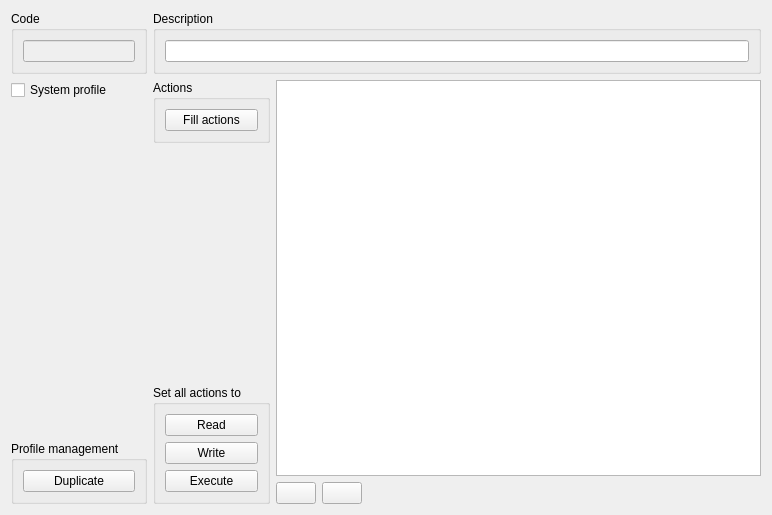
<?xml version="1.0" encoding="UTF-8"?>
<ui version="4.0">
 <class>ProfileWidget</class>
 <widget class="QWidget" name="ProfileWidget">
  <property name="geometry">
   <rect>
    <x>0</x>
    <y>0</y>
    <width>772</width>
    <height>515</height>
   </rect>
  </property>
  <property name="windowTitle">
   <string>Profile</string>
  </property>
  <layout class="QVBoxLayout" name="verticalLayout_8">
   <property name="leftMargin">
    <number>2</number>
   </property>
   <property name="topMargin">
    <number>2</number>
   </property>
   <property name="rightMargin">
    <number>2</number>
   </property>
   <property name="bottomMargin">
    <number>2</number>
   </property>
   <item>
    <layout class="QVBoxLayout" name="verticalLayout_7">
     <item>
      <widget class="QStackedWidget" name="stackedWidget">
       <property name="currentIndex">
        <number>0</number>
       </property>
       <widget class="QWidget" name="page1">
        <layout class="QVBoxLayout" name="verticalLayout_11">
         <item>
          <layout class="QHBoxLayout" name="horizontalLayout_5" stretch="0,1">
           <item>
            <layout class="QVBoxLayout" name="verticalLayout_6">
             <item>
              <widget class="QGroupBox" name="groupBox_3">
               <property name="title">
                <string>Code</string>
               </property>
               <layout class="QHBoxLayout" name="horizontalLayout_2">
                <item>
                 <widget class="QLineEdit" name="lineEditCode">
                  <property name="enabled">
                   <bool>false</bool>
                  </property>
                 </widget>
                </item>
               </layout>
              </widget>
             </item>
             <item>
              <widget class="QCheckBox" name="checkBoxSystem">
               <property name="enabled">
                <bool>true</bool>
               </property>
               <property name="text">
                <string>System profile</string>
               </property>
               <property name="checkable">
                <bool>true</bool>
               </property>
              </widget>
             </item>
             <item>
              <spacer name="verticalSpacer">
               <property name="orientation">
                <enum>Qt::Orientation::Vertical</enum>
               </property>
               <property name="sizeHint" stdset="0">
                <size>
                 <width>20</width>
                 <height>40</height>
                </size>
               </property>
              </spacer>
             </item>
             <item>
              <widget class="QGroupBox" name="groupBox_6">
               <property name="title">
                <string>Profile management</string>
               </property>
               <layout class="QVBoxLayout" name="verticalLayout_5">
                <item>
                 <widget class="QPushButton" name="pushButtonDuplicate">
                  <property name="text">
                   <string>Duplicate</string>
                  </property>
                 </widget>
                </item>
               </layout>
              </widget>
             </item>
            </layout>
           </item>
           <item>
            <layout class="QVBoxLayout" name="verticalLayout_10">
             <item>
              <widget class="QGroupBox" name="groupBox_4">
               <property name="title">
                <string>Description</string>
               </property>
               <layout class="QHBoxLayout" name="horizontalLayout_3">
                <item>
                 <widget class="QLineEdit" name="lineEditDescription"/>
                </item>
               </layout>
              </widget>
             </item>
             <item>
              <layout class="QHBoxLayout" name="horizontalLayout_4" stretch="0,1">
               <item>
                <layout class="QVBoxLayout" name="verticalLayout_3">
                 <item>
                  <widget class="QGroupBox" name="groupBox_2">
                   <property name="title">
                    <string>Actions</string>
                   </property>
                   <layout class="QHBoxLayout" name="horizontalLayout">
                    <item>
                     <widget class="QPushButton" name="pushButtonFillActions">
                      <property name="text">
                       <string>Fill actions</string>
                      </property>
                     </widget>
                    </item>
                   </layout>
                  </widget>
                 </item>
                 <item>
                  <spacer name="verticalSpacer_2">
                   <property name="orientation">
                    <enum>Qt::Orientation::Vertical</enum>
                   </property>
                   <property name="sizeHint" stdset="0">
                    <size>
                     <width>20</width>
                     <height>40</height>
                    </size>
                   </property>
                  </spacer>
                 </item>
                 <item>
                  <widget class="QGroupBox" name="groupBox">
                   <property name="title">
                    <string>Set all actions to</string>
                   </property>
                   <layout class="QVBoxLayout" name="verticalLayout_2">
                    <item>
                     <layout class="QVBoxLayout" name="verticalLayout">
                      <item>
                       <widget class="QPushButton" name="pushButtonRead">
                        <property name="text">
                         <string>Read</string>
                        </property>
                       </widget>
                      </item>
                      <item>
                       <widget class="QPushButton" name="pushButtonWrite">
                        <property name="text">
                         <string>Write</string>
                        </property>
                       </widget>
                      </item>
                      <item>
                       <widget class="QPushButton" name="pushButtonExecute">
                        <property name="text">
                         <string>Execute</string>
                        </property>
                       </widget>
                      </item>
                     </layout>
                    </item>
                   </layout>
                  </widget>
                 </item>
                </layout>
               </item>
               <item>
                <layout class="QVBoxLayout" name="verticalLayout_9">
                 <item>
                  <widget class="EnhancedTableView" name="tableViewActions"/>
                 </item>
                 <item>
                  <layout class="QHBoxLayout" name="horizontalLayout_6">
                   <item>
                    <widget class="QPushButton" name="pushButtonAdd">
                     <property name="text">
                      <string/>
                     </property>
                    </widget>
                   </item>
                   <item>
                    <widget class="QPushButton" name="pushButtonRemove">
                     <property name="text">
                      <string/>
                     </property>
                    </widget>
                   </item>
                   <item>
                    <spacer name="horizontalSpacer_3">
                     <property name="orientation">
                      <enum>Qt::Orientation::Horizontal</enum>
                     </property>
                     <property name="sizeHint" stdset="0">
                      <size>
                       <width>40</width>
                       <height>20</height>
                      </size>
                     </property>
                    </spacer>
                   </item>
                  </layout>
                 </item>
                </layout>
               </item>
              </layout>
             </item>
            </layout>
           </item>
          </layout>
         </item>
        </layout>
       </widget>
       <widget class="QWidget" name="page2">
        <layout class="QVBoxLayout" name="verticalLayout_4">
         <property name="leftMargin">
          <number>0</number>
         </property>
         <property name="topMargin">
          <number>0</number>
         </property>
         <property name="rightMargin">
          <number>0</number>
         </property>
         <property name="bottomMargin">
          <number>0</number>
         </property>
         <item>
          <widget class="EnhancedTableView" name="tableView"/>
         </item>
        </layout>
       </widget>
      </widget>
     </item>
    </layout>
   </item>
  </layout>
 </widget>
 <customwidgets>
  <customwidget>
   <class>EnhancedTableView</class>
   <extends>QTableView</extends>
   <header>App.Widget.View</header>
  </customwidget>
 </customwidgets>
 <tabstops>
  <tabstop>lineEditCode</tabstop>
  <tabstop>lineEditDescription</tabstop>
  <tabstop>checkBoxSystem</tabstop>
  <tabstop>pushButtonFillActions</tabstop>
  <tabstop>pushButtonRead</tabstop>
  <tabstop>pushButtonWrite</tabstop>
  <tabstop>pushButtonExecute</tabstop>
  <tabstop>tableViewActions</tabstop>
  <tabstop>tableView</tabstop>
 </tabstops>
 <resources/>
 <connections/>
</ui>
